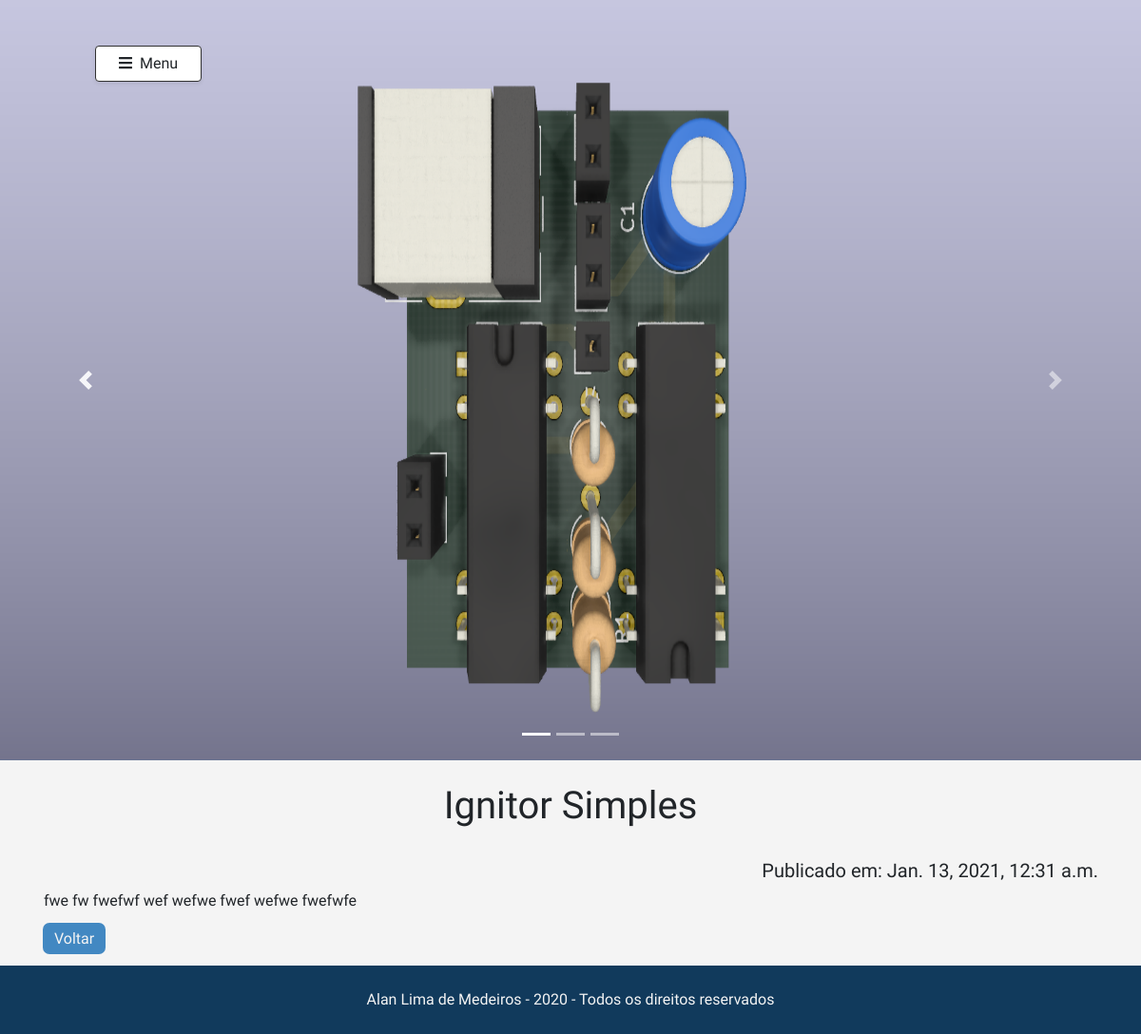
The app's page /portfolio/projeto/ignitor-simples with its own data.
### portfolio_posts/models.py (models this page shows, shortened)
class GaleriaProjeto(models.Model):
    projeto = models.ForeignKey(Projeto, on_delete=models.CASCADE, related_name="Imagem_projeto", null=True, blank=True)
    imagem = models.ImageField('Imagem', upload_to='portfolio_posts/images', blank=True, null=True)
    title = models.CharField('Título da imagem', max_length=100, blank=True, null=True)

class Projeto(models.Model):
    proj_title = models.CharField('Título', max_length=200)
    proj_slug = models.SlugField('Atalho')
    proj_area = models.CharField('Área', max_length=100, null=True, blank=True)
    proj_text = models.TextField('Texto')
    proj_img1 = models.ImageField(upload_to='portfolio_posts/images', verbose_name='Imagem1', null=True, blank=True)
    proj_published_date = models.DateTimeField(default=timezone.now)
    class Meta:
        verbose_name = 'Projeto'
        verbose_name_plural = 'Projetos'
        ordering = ['proj_published_date']

### portfolio_posts/views.py (the view)
# urls.py: path('projeto/<slug>', views.details_projeto, name='details_projeto'),
def details_projeto(request, slug):
	project = get_object_or_404(Projeto, proj_slug=slug)
	template_name = 'portfolio_posts/details_projeto.html'
	context = {
        'project': project
    }
	return render(request, template_name, context)

### portfolio_posts/templates/portfolio_posts/details_projeto.html (shortened to what this page needs)
{% load static %}
<!DOCTYPE html>
<html>
<head>
    <link rel="stylesheet" href="{% static 'css/bootstrap1.css' %}">
    <link rel="stylesheet" href="{% static 'css/style1.css' %}">
</head>
<body>
    <section class="inicio">
        <button type="button" class="btn btn-light bg-white rounded-pill shadow-sm px-4 my-5" onclick="openNav()" style="position: fixed; z-index: 3; border: 1px solid #323232"><i class="fa fa-bars mr-2"></i>Menu</button>
    </section>
    <section id="carouselInitial2" class="carousel slide carousel-big" data-ride="carousel" style="background-color: #4288C2;">
        <ol class="carousel-indicators">
            <li data-target="#carouselInitial2" data-slide-to="0" class="active"></li>
            {% for imagem in project.Imagem_projeto.all %}
            <li data-target="#carouselInitial2" data-slide-to="i+1"></li>
            {% endfor %}
        </ol>
        <div class="carousel-inner center-block">
            <div class="carousel-item active">
                <img src="{{project.proj_img1.url}}" class="img-fluid d-block" style="height: 100vh;">
            </div>
            <a href="#carouselInitial2" class="carousel-control-prev" role="button" data-slide="prev">
                <span class="carousel-control-prev-icon"></span>
            </a>
            <a href="#carouselInitial2" class="carousel-control-next" role="button" data-slide="next">
                <span class="carousel-control-next-icon"></span>
            </a>
        </div>
    </section>
    <section class="text-details" style="background-color: #f4f4f4;" id="info">
        <div class="container">
            <h1 class="text-center py-4">{{project.proj_title}}</h1>
            <div class="row">
                <div class="col-12">
                    <h5 class="text-right">Publicado em: {{project.proj_published_date}}</h5>
                </div>
            </div>
            <div class="row text-justify pl-3">
                <p class="pt-3 ">{{project.proj_text|linebreaks}}</p>
            </div>
            <a class="mb-2" href="{% url 'portfolio_posts:index' %}">Voltar</a>
        </div>
    </section>
    <footer class="bg-primary pb-2 pt-4 mt-3">
        <div class="container">
            <p class="text-center" style="color: #f4f4f4;">Alan Lima de Medeiros - 2020 - Todos os direitos reservados</p>
        </div>
    </footer>
</body>
</html>

### core/static/css/style1.css (style rules this page uses)
* { font-family: 'Asap', sans-serif; scroll-behavior: smooth; }
html { scroll-behavior: smooth; }
body { background-color: #f4f4f4; scroll-behavior: smooth; }
.text-details a { background-color: #4288C2; padding: 7px 12px; border-radius: 7px; color: #f4f4f4; text-decoration: none; }
.inicio button { margin-left: 100px; }

### portfolio_posts/templates/portfolio_posts/details_projeto.html (style rules this page uses)
.carousel-inner>.carousel-item>img { margin: auto; }

### records on screen
Projeto: proj_img1 (picture), proj_title "Ignitor Simples", proj_published_date "Jan. 13, 2021, 12:31 a.m.", proj_text "fwe fw fwefwf wef wefwe fwef wefwe fwefwfe"
